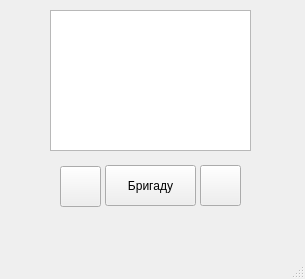
<?xml version="1.0" encoding="UTF-8"?>
<ui version="4.0">
 <class>MainWindow</class>
 <widget class="QMainWindow" name="MainWindow">
  <property name="geometry">
   <rect>
    <x>0</x>
    <y>0</y>
    <width>305</width>
    <height>279</height>
   </rect>
  </property>
  <property name="windowTitle">
   <string>MainWindow</string>
  </property>
  <widget class="QWidget" name="centralwidget">
   <widget class="QGraphicsView" name="graphicsView">
    <property name="geometry">
     <rect>
      <x>50</x>
      <y>10</y>
      <width>201</width>
      <height>141</height>
     </rect>
    </property>
   </widget>
   <widget class="QWidget" name="widget" native="true">
    <property name="geometry">
     <rect>
      <x>50</x>
      <y>160</y>
      <width>201</width>
      <height>51</height>
     </rect>
    </property>
    <widget class="QPushButton" name="pushButton">
     <property name="geometry">
      <rect>
       <x>10</x>
       <y>6</y>
       <width>41</width>
       <height>41</height>
      </rect>
     </property>
     <property name="text">
      <string/>
     </property>
     <property name="icon">
      <iconset>
       <normaloff>../Загрузки/pngegg.png</normaloff>
       <normalon>../Загрузки/pngred.png</normalon>../Загрузки/pngegg.png</iconset>
     </property>
    </widget>
    <widget class="QPushButton" name="pushButton_2">
     <property name="geometry">
      <rect>
       <x>150</x>
       <y>5</y>
       <width>41</width>
       <height>41</height>
      </rect>
     </property>
     <property name="text">
      <string/>
     </property>
     <property name="icon">
      <iconset>
       <normaloff>../Загрузки/broken-heart.png</normaloff>
       <normalon>../Загрузки/broken-heartonn.png</normalon>../Загрузки/broken-heart.png</iconset>
     </property>
    </widget>
    <widget class="QPushButton" name="pushButton_3">
     <property name="geometry">
      <rect>
       <x>55</x>
       <y>5</y>
       <width>91</width>
       <height>41</height>
      </rect>
     </property>
     <property name="text">
      <string>Бригаду</string>
     </property>
    </widget>
   </widget>
  </widget>
  <widget class="QStatusBar" name="statusbar"/>
 </widget>
 <resources/>
 <connections/>
</ui>
